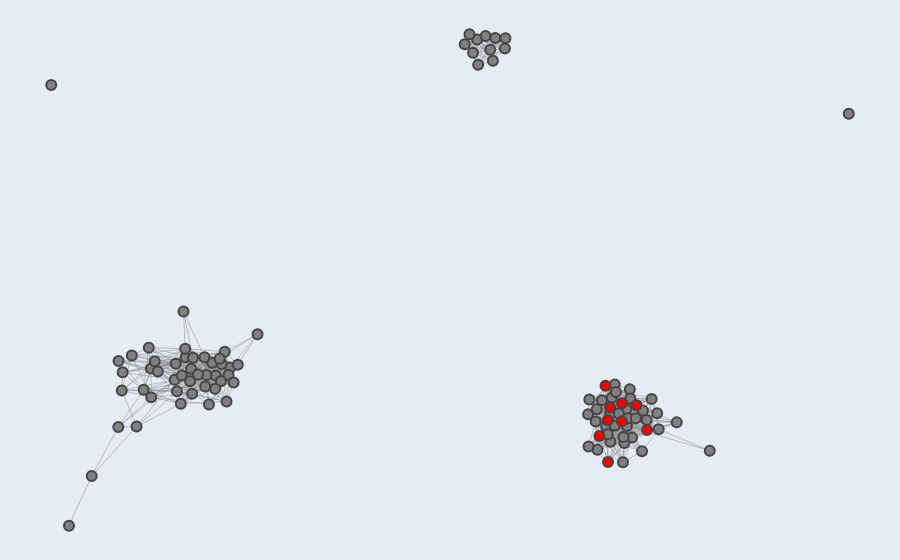

The code cell stored with this chart in its notebook:
### Markdown cell above
## Figure D

### Code cell
# nodes to be highlighted in red
highlight_nodes = ['csr-1', 'deps-1', 'hrde-1', 'pgl-3', 'rme-2', 'wago-4', 'mut-16', 'simr-1', 'wago-1']

G, pos, partition = load_graph_positions_and_clusters()

# sorting nodes to ensure highlighted nodes are processed last and rendered on top
sorted_nodes = sorted(G.nodes(), key=lambda node: node in highlight_nodes)

# generate hover texts and colors for each node
hover_texts = []
node_colors = []
for node in sorted_nodes:
    community_id = partition[node]
    neighbors = list(G.neighbors(node))
    sorted_neighbors = sorted(neighbors)[:10]
    neighbors_str = ", ".join(sorted_neighbors)
    hover_text = f"Gene: {node}<br>Cluster ID: {community_id}<br>Top Neighbors: {neighbors_str}"
    hover_texts.append(hover_text)
    node_colors.append('red' if node in highlight_nodes else 'gray')

# prepare data for edges
edge_x = []
edge_y = []
for edge in G.edges():
    x0, y0 = pos[edge[0]]
    x1, y1 = pos[edge[1]]
    edge_x.extend([x0, x1, None])
    edge_y.extend([y0, y1, None])

# create traces for edges and nodes
edge_trace = go.Scatter(x=edge_x, y=edge_y, 
                        line=dict(width=0.5, 
                                  color='#888'), 
                        hoverinfo='none', 
                        mode='lines')
node_trace = go.Scatter(x=[pos[node][0] for node in sorted_nodes], 
                        y=[pos[node][1] for node in sorted_nodes], 
                        mode='markers', hoverinfo='text',
                        marker=dict(showscale=False, size=10, color=node_colors, line_width=2),
                        text=hover_texts)

# create figure
fig = go.Figure(data=[edge_trace, node_trace], 
                layout=go.Layout(
                    showlegend=False,
                    hovermode='closest',
                    margin=dict(b=0, l=0, r=0, t=0),
                    xaxis=dict(showgrid=False, zeroline=False, showticklabels=False),
                    yaxis=dict(showgrid=False, zeroline=False, showticklabels=False)))

# display figure
fig.show()

### Figure 1 — Plotly figure (JSON) as saved in the notebook; plotly's stock layout.template omitted (floating-point values rounded to 4 significant figures; data arrays with more than 128 entries replaced by an {"elided": "..."} marker saying what was removed)
{"data": [{"hoverinfo": "none", "line": {"color": "#888", "width": 0.5}, "mode": "lines", "type": "scatter", "x": {"elided": "2697 float values"}, "y": {"elided": "2697 float values"}}, {"hoverinfo": "text", "marker": {"color": ["gray", "gray", "gray", "gray", "gray", "gray", "gray", "gray", "gray", "gray", "gray", "gray", "gray", "gray", "gray", "gray", "gray", "gray", "gray", "gray", "gray", "gray", "gray", "gray", "gray", "gray", "gray", "gray", "gray", "gray", "gray", "gray", "gray", "gray", "gray", "gray", "gray", "gray", "gray", "gray", "gray", "gray", "gray", "gray", "gray", "gray", "gray", "gray", "gray", "gray", "gray", "gray", "gray", "gray", "gray", "gray", "gray", "gray", "gray", "gray", "gray", "gray", "gray", "gray", "gray", "gray", "gray", "gray", "gray", "gray", "gray", "gray", "gray", "gray", "gray", "gray", "gray", "gray", "gray", "gray", "gray", "gray", "gray", "gray", "gray", "gray", "gray", "gray", "gray", "gray", "gray", "red", "red", "red", "red", "red", "red", "red", "red", "red"], "line": {"width": 2}, "showscale": false, "size": 10}, "mode": "markers", "text": ["Gene: timm-17B.2<br>Cluster ID: 0<br>Top Neighbors: C04G6.6, C08F11.7, C38D9.2, F40D4.13, F41G4.7, F58H7.5, K09H9.7, T02G5.4, T20F7.1, bath-45", "Gene: C55C3.3<br>Cluster ID: 1<br>Top Neighbors: C09G5.7", "Gene: ceh-20<br>Cluster ID: 0<br>Top Neighbors: C04G6.6, C08F11.7, C18D4.6, C38C3.3, C38D9.2, F40D4.13, F58H7.5, K09H9.7, R06C1.4, T02G5.4", "Gene: C38D9.2<br>Cluster ID: 0<br>Top Neighbors: C04G6.6, C08F11.7, F15D4.5, F40D4.13, F41G4.7, F58H7.5, K09H9.7, R06C1.4, T02G5.4, W09B7.1", "Gene: C09G5.7<br>Cluster ID: 1<br>Top Neighbors: C38C3.3, C55C3.3, clp-6", "Gene: C38C3.3<br>Cluster ID: 0<br>Top Neighbors: C04G6.6, C09G5.7, C18D4.6, ceh-20, clp-6, pan-1", "Gene: E01G4.5<br>Cluster ID: 2<br>Top Neighbors: F39E9.7, F39F10.4, H09G03.1, K02E2.6, W04B5.1, W04B5.2, W05H12.2, Y17D7B.4, Y37E11B.2, ZK402.3", "Gene: C18D4.6<br>Cluster ID: 0<br>Top Neighbors: C04G6.6, C08F11.7, C38C3.3, K09H9.7, R06C1.4, T16G12.4, W06A11.4, W09B7.2, Y20F4.4, ceh-20", "Gene: C08F11.7<br>Cluster ID: 0<br>Top Neighbors: C04G6.6, C18D4.6, C38D9.2, F15D4.5, F40D4.13, F41G4.7, F58H7.5, K09H9.7, R03H10.6, T02G5.4", "Gene: K02E2.6<br>Cluster ID: 2<br>Top Neighbors: E01G4.5, F39E9.7, F39F10.4, H09G03.1, W04B5.1, W04B5.2, W05H12.2, Y17D7B.4, Y37E11B.2, ZK402.3", "Gene: spe-41<br>Cluster ID: 0<br>Top Neighbors: C04G6.6, C08F11.7, C18D4.6, C38D9.2, F15D4.5, F40D4.13, F41G4.7, F58H7.5, K09H9.7, T16G12.4", "Gene: T02G5.4<br>Cluster ID: 0<br>Top Neighbors: C04G6.6, C08F11.7, C38D9.2, F40D4.13, F41G4.7, K09H9.7, R06C1.4, T16G12.4, T20F7.1, W06A11.4", "Gene: F15D4.5<br>Cluster ID: 0<br>Top Neighbors: C04G6.6, C08F11.7, C38D9.2, F40D4.13, F41G4.7, F58H7.5, K09H9.7, R06C1.4, W09B7.1, W09B7.2", "Gene: R03H10.6<br>Cluster ID: 0<br>Top Neighbors: C04G6.6, C08F11.7, F40D4.13, T20F7.1, citk-1, fbxb-97, glit-1, gly-13, lin-15B", "Gene: his-24<br>Cluster ID: 0<br>Top Neighbors: C38D9.2, F15D4.5, F41G4.7, F58H7.5, T02G5.4, T16G12.4, Y48G1BM.6, bath-45, ceh-20, fbxa-192", "Gene: F39E9.7<br>Cluster ID: 2<br>Top Neighbors: E01G4.5, F39F10.4, H09G03.1, K02E2.6, W04B5.1, W04B5.2, W05H12.2, Y17D7B.4, Y37E11B.2, ZK402.3", "Gene: rnh-1.3<br>Cluster ID: 0<br>Top Neighbors: C04G6.6, C08F11.7, C18D4.6, C38D9.2, F15D4.5, F40D4.13, F41G4.7, F58H7.5, K09H9.7, R06C1.4", "Gene: F40D4.13<br>Cluster ID: 0<br>Top Neighbors: C04G6.6, C08F11.7, C38D9.2, F15D4.5, F41G4.7, F58H7.5, K09H9.7, R03D7.2, R03H10.6, T02G5.4", "Gene: C04G6.6<br>Cluster ID: 0<br>Top Neighbors: C08F11.7, C18D4.6, C38C3.3, C38D9.2, F15D4.5, F40D4.13, F41G4.7, F58H7.5, K09H9.7, R03H10.6", "Gene: fbxa-192<br>Cluster ID: 0<br>Top Neighbors: C04G6.6, T16G12.4, W06A11.4, W09B7.1, Y48G1BM.6, bath-45, ceh-20, his-24", "Gene: K09H9.7<br>Cluster ID: 0<br>Top Neighbors: C04G6.6, C08F11.7, C18D4.6, C38D9.2, F15D4.5, F40D4.13, F58H7.5, R06C1.4, T02G5.4, T16G12.4", "Gene: W04B5.1<br>Cluster ID: 2<br>Top Neighbors: E01G4.5, F39E9.7, F39F10.4, H09G03.1, K02E2.6, W04B5.2, W05H12.2, Y17D7B.4, Y37E11B.2, ZK402.3", "Gene: gly-13<br>Cluster ID: 0<br>Top Neighbors: C04G6.6, C08F11.7, F40D4.13, R03H10.6, T02G5.4, T20F7.1, W06A11.4, Y20F4.4, bath-45, ceh-20", "Gene: bath-45<br>Cluster ID: 0<br>Top Neighbors: C04G6.6, C08F11.7, C38D9.2, F15D4.5, F40D4.13, F41G4.7, F58H7.5, K09H9.7, R03D7.2, T02G5.4", "Gene: F39F10.4<br>Cluster ID: 2<br>Top Neighbors: E01G4.5, F39E9.7, H09G03.1, K02E2.6, W04B5.1, W04B5.2, W05H12.2, Y17D7B.4, Y37E11B.2, ZK402.3", "Gene: R06C1.4<br>Cluster ID: 0<br>Top Neighbors: C04G6.6, C18D4.6, C38D9.2, F15D4.5, K09H9.7, T02G5.4, T16G12.4, T20F7.1, W09B7.2, Y20F4.4", "Gene: pyk-1<br>Cluster ID: 3<br>Top Neighbors: cdc-48.1, eel-1", "Gene: Y48G1BM.6<br>Cluster ID: 0<br>Top Neighbors: C04G6.6, C08F11.7, C38D9.2, F15D4.5, F41G4.7, F58H7.5, K09H9.7, T02G5.4, T16G12.4, W09B7.1", "Gene: fbxb-97<br>Cluster ID: 0<br>Top Neighbors: C04G6.6, C08F11.7, C38D9.2, F15D4.5, F40D4.13, F41G4.7, F58H7.5, K09H9.7, R03D7.2, R03H10.6", "Gene: F58H7.5<br>Cluster ID: 0<br>Top Neighbors: C04G6.6, C08F11.7, C38D9.2, F15D4.5, F40D4.13, F41G4.7, K09H9.7, T16G12.4, W09B7.1, Y48G1BM.6", "Gene: clp-6<br>Cluster ID: 0<br>Top Neighbors: C09G5.7, C38C3.3, T02G5.4, W06A11.4, citk-1", "Gene: F41G4.7<br>Cluster ID: 0<br>Top Neighbors: C04G6.6, C08F11.7, C38D9.2, F15D4.5, F40D4.13, F58H7.5, T02G5.4, T16G12.4, W09B7.1, Y48G1BM.6", "Gene: saeg-1<br>Cluster ID: 0<br>Top Neighbors: C04G6.6, C08F11.7, C38D9.2, F15D4.5, F41G4.7, F58H7.5, K09H9.7, T16G12.4, W09B7.1, Y20F4.4", "Gene: Y17D7B.4<br>Cluster ID: 2<br>Top Neighbors: E01G4.5, F39E9.7, F39F10.4, H09G03.1, K02E2.6, W04B5.1, W04B5.2, W05H12.2, Y37E11B.2, ZK402.3", "Gene: glit-1<br>Cluster ID: 0<br>Top Neighbors: C04G6.6, C38D9.2, F40D4.13, R03H10.6, T02G5.4, T16G12.4, T20F7.1, Y20F4.4, Y48G1BM.6, bath-45", "Gene: pan-1<br>Cluster ID: 0<br>Top Neighbors: C38C3.3, R06C1.4, T20F7.1, W06A11.4, ceh-20, citk-1, elf-1, gly-13, qdpr-1", "Gene: saeg-2<br>Cluster ID: 0<br>Top Neighbors: C04G6.6, C08F11.7, C38D9.2, F15D4.5, F40D4.13, F41G4.7, F58H7.5, K09H9.7, T02G5.4, T16G12.4", "Gene: scrm-4<br>Cluster ID: 0<br>Top Neighbors: C04G6.6, C08F11.7, C18D4.6, C38D9.2, F15D4.5, F58H7.5, K09H9.7, T16G12.4, Y48G1BM.6, bath-45", "Gene: T16G12.4<br>Cluster ID: 0<br>Top Neighbors: C04G6.6, C18D4.6, F41G4.7, F58H7.5, K09H9.7, R06C1.4, T02G5.4, W09B7.1, W09B7.2, Y20F4.4", "Gene: W04B5.2<br>Cluster ID: 2<br>Top Neighbors: E01G4.5, F39E9.7, F39F10.4, H09G03.1, K02E2.6, W04B5.1, W05H12.2, Y17D7B.4, Y37E11B.2, ZK402.3", "Gene: Y47H10A.5<br>Cluster ID: 4<br>Top Neighbors: ", "Gene: H09G03.1<br>Cluster ID: 2<br>Top Neighbors: E01G4.5, F39E9.7, F39F10.4, K02E2.6, W04B5.1, W04B5.2, W05H12.2, Y17D7B.4, Y37E11B.2, ZK402.3", "Gene: ZK402.3<br>Cluster ID: 2<br>Top Neighbors: E01G4.5, F39E9.7, F39F10.4, H09G03.1, K02E2.6, W04B5.1, W04B5.2, W05H12.2, Y17D7B.4, Y37E11B.2", "Gene: pdfr-1<br>Cluster ID: 0<br>Top Neighbors: C08F11.7, C18D4.6, F40D4.13, K09H9.7, T20F7.1, fbxb-97, glit-1, gly-13, lin-15B, rnh-1.3", "Gene: T20F7.1<br>Cluster ID: 0<br>Top Neighbors: C04G6.6, C08F11.7, F40D4.13, K09H9.7, R03H10.6, R06C1.4, T02G5.4, ceh-20, citk-1, elf-1", "Gene: Y20F4.4<br>Cluster ID: 0<br>Top Neighbors: C04G6.6, C08F11.7, C18D4.6, C38D9.2, F15D4.5, K09H9.7, R06C1.4, T16G12.4, W06A11.4, W09B7.1", "Gene: lin-15B<br>Cluster ID: 0<br>Top Neighbors: R03H10.6, T20F7.1, ceh-20, citk-1, glit-1, gly-13, pdfr-1, qdpr-1", "Gene: hsp-4<br>Cluster ID: 3<br>Top Neighbors: cdc-48.1, cdk-1, cey-2, deps-1, egg-6, hil-4, hsp-1, hsp-90, ima-3, mcm-7", "Gene: W05H12.2<br>Cluster ID: 2<br>Top Neighbors: E01G4.5, F39E9.7, F39F10.4, H09G03.1, K02E2.6, W04B5.1, W04B5.2, Y17D7B.4, Y37E11B.2, ZK402.3", "Gene: par-5<br>Cluster ID: 3<br>Top Neighbors: cdc-48.1, cdk-1, cey-2, csr-1, deps-1, hrde-1, hsp-1, hsp-4, hsp-90, idh-1", "Gene: fkb-8<br>Cluster ID: 0<br>Top Neighbors: C38D9.2, F15D4.5, F41G4.7, his-24", "Gene: tba-2<br>Cluster ID: 3<br>Top Neighbors: ani-2, cdc-48.1, cdk-1, cey-2, csr-1, deps-1, hil-4, hmg-12, hrde-1, hsp-1", "Gene: tbb-2<br>Cluster ID: 3<br>Top Neighbors: ani-2, cdc-48.1, cdk-1, deps-1, hil-4, hsp-1, hsp-4, hsp-90, idh-1, ima-3", "Gene: W06A11.4<br>Cluster ID: 0<br>Top Neighbors: C04G6.6, C08F11.7, C18D4.6, T02G5.4, Y20F4.4, ceh-20, citk-1, clp-6, elf-1, fbxa-192", "Gene: qdpr-1<br>Cluster ID: 0<br>Top Neighbors: W06A11.4, ceh-20, elf-1, glit-1, gly-13, lin-15B, pan-1, timm-17B.2", "Gene: F34D10.4<br>Cluster ID: 3<br>Top Neighbors: cdk-1, csr-1, eel-1, hmg-12, hrde-1, mrp-4, top-2, wago-4", "Gene: Y37E11B.2<br>Cluster ID: 2<br>Top Neighbors: E01G4.5, F39E9.7, F39F10.4, H09G03.1, K02E2.6, W04B5.1, W04B5.2, W05H12.2, Y17D7B.4, ZK402.3", "Gene: W09B7.2<br>Cluster ID: 0<br>Top Neighbors: C04G6.6, C18D4.6, F15D4.5, R06C1.4, T16G12.4, W09B7.1, Y20F4.4, rnh-1.3, saeg-2, spe-41", "Gene: vig-1<br>Cluster ID: 3<br>Top Neighbors: ani-2, cdc-48.1, cdk-1, cey-2, deps-1, hil-4, hmg-12, hrde-1, hsp-1, hsp-90", "Gene: hil-4<br>Cluster ID: 3<br>Top Neighbors: ani-1, ani-2, cdc-48.1, cdk-1, cey-2, csr-1, deps-1, hmg-12, hrde-1, hsp-1", "Gene: citk-1<br>Cluster ID: 0<br>Top Neighbors: C04G6.6, C18D4.6, R03H10.6, R06C1.4, T16G12.4, T20F7.1, W06A11.4, Y20F4.4, ceh-20, clp-6", "Gene: R03D7.2<br>Cluster ID: 0<br>Top Neighbors: F40D4.13, bath-45, fbxb-97", "Gene: cdk-1<br>Cluster ID: 3<br>Top Neighbors: F34D10.4, ani-2, cdc-48.1, cey-2, csr-1, deps-1, eel-1, gfat-2, hil-4, hmg-12", "Gene: klp-7<br>Cluster ID: 3<br>Top Neighbors: ani-2, cdc-48.1, cdk-1, csr-1, eel-1, egg-6, hil-4, hmg-12, hrde-1, hsp-1", "Gene: hsp-90<br>Cluster ID: 3<br>Top Neighbors: ani-2, cdc-48.1, cdk-1, cey-2, csr-1, deps-1, hil-4, hmg-12, hrde-1, hsp-1", "Gene: mrp-4<br>Cluster ID: 3<br>Top Neighbors: F34D10.4, ani-2, cdc-48.1, cey-2, cpg-1, daf-18, eel-1, egg-6, gfat-2, hil-4", "Gene: cdc-48.1<br>Cluster ID: 3<br>Top Neighbors: ani-1, ani-2, cdk-1, cey-2, cpg-1, csr-1, daf-18, deps-1, eel-1, egg-6", "Gene: W09B7.1<br>Cluster ID: 0<br>Top Neighbors: C04G6.6, C08F11.7, C38D9.2, F15D4.5, F41G4.7, F58H7.5, K09H9.7, T16G12.4, W09B7.2, Y20F4.4", "Gene: elf-1<br>Cluster ID: 0<br>Top Neighbors: F40D4.13, T20F7.1, W06A11.4, fbxb-97, glit-1, gly-13, pan-1, qdpr-1", "Gene: idh-1<br>Cluster ID: 3<br>Top Neighbors: ani-2, cdc-48.1, cdk-1, csr-1, deps-1, hil-4, hsp-1, hsp-90, ima-3, klp-7", "Gene: hsp-1<br>Cluster ID: 3<br>Top Neighbors: ani-2, cdc-48.1, cey-2, cpg-1, csr-1, deps-1, hil-4, hmg-12, hrde-1, hsp-4", "Gene: ani-2<br>Cluster ID: 3<br>Top Neighbors: ani-1, cdc-48.1, cdk-1, csr-1, deps-1, eel-1, hil-4, hmg-12, hrde-1, hsp-1", "Gene: eel-1<br>Cluster ID: 3<br>Top Neighbors: F34D10.4, ani-1, ani-2, cdc-48.1, cdk-1, csr-1, deps-1, egg-6, hrde-1, klp-15", "Gene: sea-2<br>Cluster ID: 5<br>Top Neighbors: ", "Gene: mcm-7<br>Cluster ID: 3<br>Top Neighbors: ani-1, ani-2, cdc-48.1, cdk-1, cey-2, cpg-1, csr-1, egg-6, gfat-2, hil-4", "Gene: ima-3<br>Cluster ID: 3<br>Top Neighbors: ani-2, cdc-48.1, cdk-1, csr-1, deps-1, hil-4, hmg-12, hrde-1, hsp-1, hsp-4", "Gene: daf-18<br>Cluster ID: 3<br>Top Neighbors: ani-1, cdc-48.1, cpg-1, egg-6, klp-15, mex-5, mrp-4, pgl-3, pod-1, puf-3", "Gene: mex-5<br>Cluster ID: 3<br>Top Neighbors: ani-1, ani-2, cdc-48.1, cey-2, cpg-1, daf-18, deps-1, egg-6, hil-4, hrde-1", "Gene: rpn-9<br>Cluster ID: 3<br>Top Neighbors: ani-1, ani-2, cdc-48.1, cdk-1, cey-2, csr-1, deps-1, eel-1, egg-6, hil-4", "Gene: cey-2<br>Cluster ID: 3<br>Top Neighbors: cdc-48.1, cdk-1, cpg-1, csr-1, deps-1, egg-6, gfat-2, hil-4, hmg-12, hrde-1", "Gene: cpg-1<br>Cluster ID: 3<br>Top Neighbors: cdc-48.1, cey-2, daf-18, egg-6, gfat-2, hsp-1, klp-15, mcm-7, mex-5, mrp-4", "Gene: set-2<br>Cluster ID: 3<br>Top Neighbors: csr-1, deps-1, eel-1, egg-6, hrde-1, ima-3, klp-7, mcm-7, mex-5, mrp-4", "Gene: top-2<br>Cluster ID: 3<br>Top Neighbors: F34D10.4, ani-2, cdc-48.1, cdk-1, csr-1, deps-1, eel-1, egg-6, hmg-12, hrde-1", "Gene: spd-5<br>Cluster ID: 3<br>Top Neighbors: cdk-1, csr-1, deps-1, eel-1, hil-4, hmg-12, hrde-1, ima-3, klp-15, klp-7", "Gene: egg-6<br>Cluster ID: 3<br>Top Neighbors: cdc-48.1, cey-2, cpg-1, csr-1, daf-18, eel-1, gfat-2, hmg-12, hrde-1, hsp-4", "Gene: puf-3<br>Cluster ID: 3<br>Top Neighbors: ani-1, ani-2, cdc-48.1, cdk-1, cey-2, cpg-1, daf-18, egg-6, gfat-2, hil-4", "Gene: gfat-2<br>Cluster ID: 3<br>Top Neighbors: cdc-48.1, cdk-1, cey-2, cpg-1, egg-6, hrde-1, klp-15, mcm-7, mrp-4, pgl-3", "Gene: ani-1<br>Cluster ID: 3<br>Top Neighbors: ani-2, cdc-48.1, daf-18, eel-1, hil-4, mcm-7, mex-5, pod-1, puf-3, rpn-9", "Gene: pod-1<br>Cluster ID: 3<br>Top Neighbors: ani-1, ani-2, cdc-48.1, cdk-1, cey-2, cpg-1, csr-1, daf-18, eel-1, egg-6", "Gene: klp-15<br>Cluster ID: 3<br>Top Neighbors: cdc-48.1, cdk-1, cey-2, cpg-1, daf-18, eel-1, egg-6, gfat-2, hil-4, hmg-12", "Gene: hmg-12<br>Cluster ID: 3<br>Top Neighbors: F34D10.4, ani-2, cdc-48.1, cdk-1, cey-2, deps-1, egg-6, hil-4, hrde-1, hsp-1", "Gene: hrde-1<br>Cluster ID: 3<br>Top Neighbors: F34D10.4, ani-2, cdc-48.1, cdk-1, cey-2, csr-1, deps-1, eel-1, egg-6, gfat-2", "Gene: pgl-3<br>Cluster ID: 3<br>Top Neighbors: ani-2, cdc-48.1, cdk-1, cey-2, cpg-1, csr-1, daf-18, deps-1, eel-1, egg-6", "Gene: csr-1<br>Cluster ID: 3<br>Top Neighbors: F34D10.4, ani-2, cdc-48.1, cdk-1, cey-2, deps-1, eel-1, egg-6, hil-4, hrde-1", "Gene: deps-1<br>Cluster ID: 3<br>Top Neighbors: ani-2, cdc-48.1, cdk-1, cey-2, csr-1, eel-1, hil-4, hmg-12, hrde-1, hsp-1", "Gene: wago-1<br>Cluster ID: 3<br>Top Neighbors: ani-2, cdc-48.1, cdk-1, cey-2, cpg-1, csr-1, deps-1, hil-4, hmg-12, hrde-1", "Gene: rme-2<br>Cluster ID: 3<br>Top Neighbors: ani-2, cdc-48.1, cey-2, cpg-1, daf-18, deps-1, egg-6, gfat-2, hil-4, hmg-12", "Gene: simr-1<br>Cluster ID: 3<br>Top Neighbors: ani-2, cpg-1, egg-6, gfat-2, hrde-1, klp-15, mcm-7, mrp-4, puf-3, rme-2", "Gene: mut-16<br>Cluster ID: 3<br>Top Neighbors: cey-2, csr-1, deps-1, hrde-1, hsp-4, ima-3, mcm-7, rpn-9, set-2, spd-5", "Gene: wago-4<br>Cluster ID: 3<br>Top Neighbors: F34D10.4, cdc-48.1, cey-2, csr-1, deps-1, eel-1, egg-6, hrde-1, ima-3, klp-15"], "type": "scatter", "x": [-0.5124, -0.7783, -0.5371, -0.4516, -0.7265, -0.6242, 0.1548, -0.5232, -0.4999, 0.1432, -0.4435, -0.5208, -0.4102, -0.5963, -0.3933, 0.1526, -0.4645, -0.5132, -0.502, -0.459, -0.484, 0.1351, -0.5914, -0.4692, 0.1242, -0.532, 0.683, -0.4142, -0.4954, -0.4302, -0.6658, -0.423, -0.4317, 0.1718, -0.5348, -0.6579, -0.4347, -0.445, -0.4674, 0.1939, -0.8187, 0.2171, 0.1885, -0.5759, -0.5827, -0.4976, -0.6653, 0.4057, 0.2159, 0.4085, -0.3482, 0.4597, 0.4665, -0.5908, -0.6559, 0.6076, 0.1825, -0.4189, 0.4689, 0.4562, -0.6079, -0.5171, 0.4928, 0.5305, 0.4371, 0.5058, 0.4941, -0.4028, -0.635, 0.5007, 0.4252, 0.4963, 0.5666, 1, 0.4467, 0.502, 0.4851, 0.4564, 0.4756, 0.4228, 0.4266, 0.5631, 0.5393, 0.5505, 0.4884, 0.4504, 0.4066, 0.5285, 0.4662, 0.4862, 0.5146, 0.4827, 0.4504, 0.516, 0.483, 0.4558, 0.4313, 0.451, 0.4453, 0.5399], "y": [-0.007039, -0.5198, -0.07573, -0.02413, -0.3684, -0.2177, 0.883, -0.1484, -0.04214, 0.9192, -0.06265, -0.06297, -0.03851, 0.02216, -0.02997, 0.9595, -0.06098, 0.01906, -0.08002, -0.1507, -0.05926, 0.9757, -0.04163, -0.007268, 0.9455, -0.1103, -0.2914, -0.06095, -0.00858, -0.02795, -0.2194, 0.009446, -0.0799, 0.9705, -0.02675, -0.1081, -0.01176, -0.1026, -0.09579, 0.9645, 0.8217, 0.9632, 0.895, -0.05063, -0.01947, -0.1185, -0.01819, -0.1809, 0.9326, -0.1358, 0.06309, -0.1302, -0.0902, -0.1286, -0.05278, -0.2053, 0.9287, -0.1419, -0.1129, -0.1785, -0.1059, 0.1321, -0.1654, -0.1692, -0.1378, -0.2513, -0.2164, -0.08416, -0.001604, -0.1048, -0.1653, -0.193, -0.2264, 0.7342, -0.2171, -0.1329, -0.3268, -0.2639, -0.178, -0.2027, -0.2889, -0.1777, -0.1984, -0.1341, -0.2679, -0.2414, -0.2788, -0.2931, -0.2148, -0.25, -0.1926, -0.2015, -0.1978, -0.1532, -0.1468, -0.1602, -0.2467, -0.3259, -0.09384, -0.2282]}], "layout": {"hovermode": "closest", "margin": {"b": 0, "l": 0, "r": 0, "t": 0}, "showlegend": false, "xaxis": {"showgrid": false, "showticklabels": false, "zeroline": false}, "yaxis": {"showgrid": false, "showticklabels": false, "zeroline": false}}}
